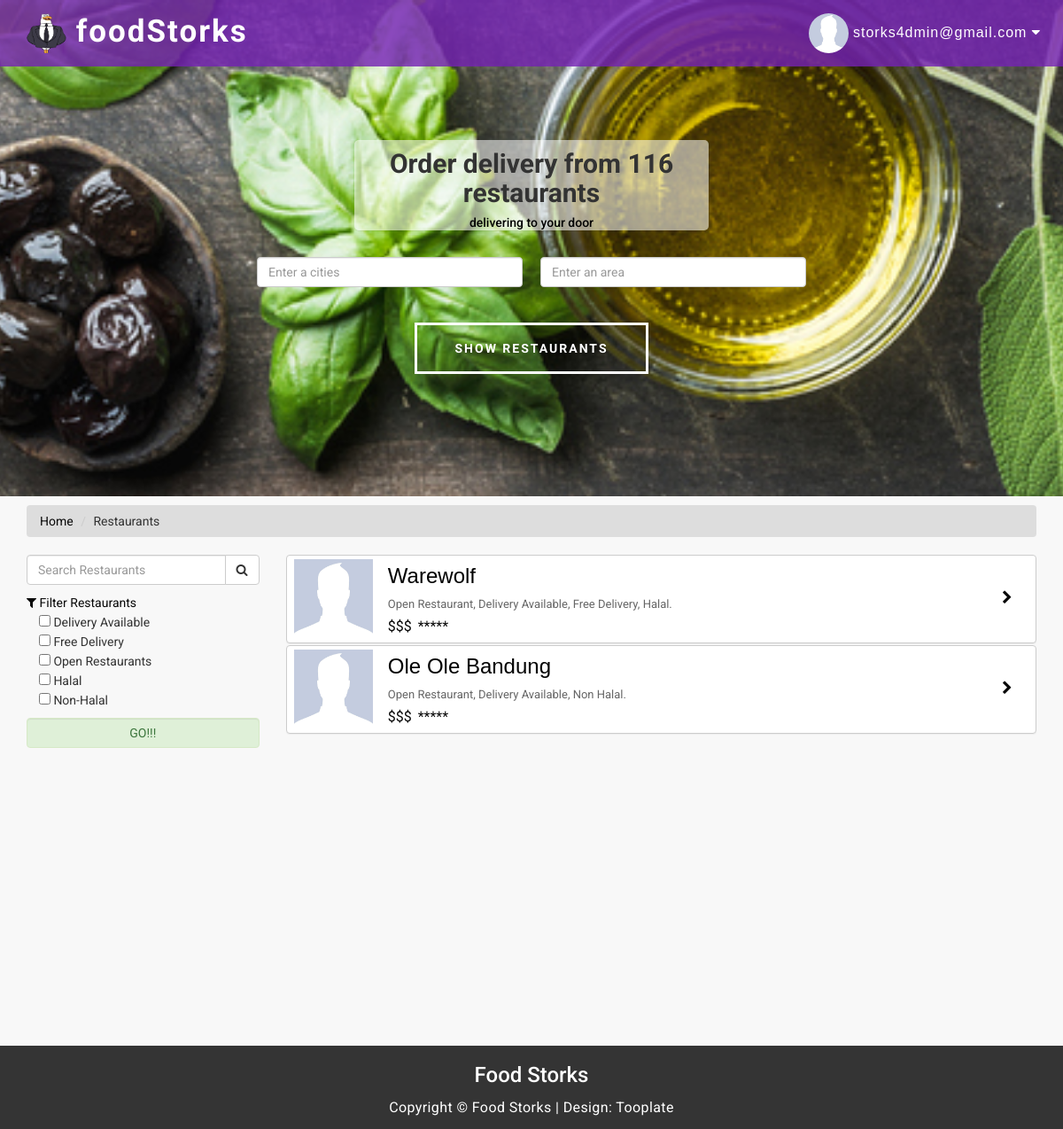
Screenshot of /search.php (signed in) with the database file from the repository.
### tables this page shows
CREATE TABLE `restaurant` (
  `rest_id` int(11) NOT NULL,
  `rest_name` varchar(50) NOT NULL,
  `rest_owner` int(11) NOT NULL,
  `rest_rate` int(11) NOT NULL,
  `total_rate` varchar(50) NOT NULL,
  `rest_address` varchar(50) NOT NULL,
  `rest_postcode` varchar(10) NOT NULL,
  `rest_city` varchar(50) NOT NULL,
  `rest_state` varchar(50) NOT NULL,
  `rest_contact` varchar(20) NOT NULL,
  `open` int(11) NOT NULL,
  `delivery` int(11) NOT NULL,
  `delivery_fee` float(10,2) NOT NULL,
  `halal` int(11) NOT NULL,
  `non_halal` int(11) NOT NULL,
  `start1` time NOT NULL,
  `start2` time NOT NULL,
  `start3` time NOT NULL,
  `start4` time NOT NULL,
  `start5` time NOT NULL,
  `start6` time NOT NULL,
  `start7` time NOT NULL,
  `end1` time NOT NULL,
  `end2` time NOT NULL,
  `end3` time NOT NULL,
  `end4` time NOT NULL,
  `end5` time NOT NULL,
  `end6` time NOT NULL,
  `end7` time NOT NULL
);

### search.php (the view, shortened to what this page needs)
<?php
include("header.php");
include_once("session.php");
if(!isset($_SESSION['email'])){
	include("navbar1.php");
	include("login_signup.php");
} else {
	include("navbar.php");
}
?>
<section id="search" class="parallax-section">
  <div class="container">
    <div class="row">
      <div class="col-md-12 col-sm-12"><center>
      	<div class="panel panel-title" style="width:400px; background-color: rgba(255, 255, 255, 0.55);border: 0px solid transparent; border-radius: 5px;">
            <h2>Order delivery from 116 restaurants</h2>
            <h5>delivering to your door</h5>
        </div></center>
        <br>
        <center>
          <form action="search.php" method="get">
            <table>
              <tr>
                <td width="300px" ><input class="form-control" type="text" width="100%" name="state" placeholder="Enter a cities" value="<?php echo $_GET['state']?>" required></td>
                <td width="20"></td>
                <td width="300px" ><input class="form-control" type="text" width="100%" name="city" placeholder="Enter an area" value="<?php echo $_GET['city']?>" required></td>
              </tr>
              <tr>
                <td colspan="3"><center>
                    <input type="submit" value="SHOW RESTAURANTS" class="smoothScroll btn btn-default">
                  </center></td>
              </tr>
            </table>
        </center>
      </div>
    </div>
  </div>
</section>
<div class="container" style="min-height:600px">
<ul class="breadcrumb">
  <li><a href="index.php">Home</a></li>
  <li>Restaurants</li>
</ul>
  <div class="row">
    <nav class="col-sm-3" id="myScrollspy">
      <ul class="nav nav-pills nav-stacked" data-spy="affix" data-offset-top="440">
            <div class="input-group custom-search-form">
              <input type="search" class="form-control" name="search" placeholder="Search Restaurants" />
              <span class="input-group-btn">
              <button class="btn btn-default" type="submit"> <i class="fa fa-search"></i> </button>
              </span> </div>
        	<a><i class="fa fa-filter"></i>
             Filter Restaurants
            </a><br />
            <input type="checkbox" name="delivery" value="1" <?php if(isset($_GET['delivery'])) echo "checked='checked'"; ?> />
        	Delivery Available
            <br />
            <input type="checkbox" name="free_delivery" value="0.00" <?php if(isset($_GET['free_delivery'])) echo "checked='checked'"; ?> />
        	Free Delivery
            <br />
            <input type="checkbox" name="open" value="1" <?php if(isset($_GET['open'])) echo "checked='checked'"; ?> />
        	Open Restaurants
            <br />
            <input type="checkbox" name="halal" value="1" <?php if(isset($_GET['halal'])) echo "checked='checked'"; ?> />
        	Halal
            <br />
            <input type="checkbox" name="non_halal" value="1" <?php if(isset($_GET['non_halal'])) echo "checked='checked'"; ?> />
        	Non-Halal
            <p></p><input class="form-control alert-success" type="submit" value="GO!!!" />
      </ul>
    </nav>
    <div class="col-sm-9">
		<?php
			include('connect.php');
            $clauses=array();
            $where = !empty( $clauses ) ? ' where '.implode(' and ',$clauses ) : '';
            $sql = "SELECT * FROM `restaurant` " . $where;
            if(isset($sql)){
                 $result = mysqli_query($conn,$sql);
				 if($result->num_rows === 0){
					 echo '<center>
					 		<h4>Oops, no restaurants found with your current filter settings!</h4>
					 					Please check our restaurant offerings below:
							</center><br/><br/><br/><br/><br/><br/>  ';
					 $result2 = mysqli_query($conn,"SELECT * FROM `restaurant` WHERE rest_state = '{$_GET['state']}' AND rest_city = '{$_GET['city']}' LIMIT 30");
					while($rows2=mysqli_fetch_array($result2)){
						?>
						<a href="restaurant.php<?php echo '?rest_id='.$rows2['rest_id']; ?>" style="text-decoration:none" >
							<div class="panel panel-success">
                            	<table width="100%">
                                	<tr>
                                        <td  height="4">
                                        </td>
                                    </tr>
                                	<tr>
                                    	<td width="1%"></td>
                                    	<td rowspan="3" width="10%">
                                        	<img src="images/default_profile.jpg" height="89px" width="89px" />
                                        </td>
                                        <td width="2%"></td>
                                    	<td>
                                        	<font color="#000000" size="+2" face="Trebuchet MS, Arial, Helvetica, sans-serif"><?php echo $rows2['rest_name']; ?></font>
                                        </td>
                                        <td rowspan="3" width="5%">
                                             <i class="fa fa-chevron-right fa-fw"></i>
                                        </td>
                                    </tr>
                                    <tr>
                                    	<td width="1%"></td>
                                    	<td width="2%"></td>
                                    	<td><font color="#666666" size="-1">
                                        	<?php
												if($rows2['open'] == 1){
													echo 'Open Restaurant,  ';
												}
												if($rows2['delivery'] == 1){
													echo 'Delivery Available,  ';
													if($rows2['delivery_fee'] == "0.00"){
														echo 'Free Delivery,  ';
													}
												}
												if($rows2['halal'] == 1){
													echo 'Halal.';
												}
												if($rows2['non_halal'] == 1){
													echo 'Non Halal.';
												}
											?></font>
                                        </td>
                                    </tr>
                                    <tr>
                                    	<td width="1%"></td>
                                    	<td width="2%"></td>
                                    	<td>
                                        	<table>
                                            	<tr>
                                                	<td>
                                                    	$$$
                                                    </td>
                                                    <td width="10%">
                                                    </td>
                                                    <td>
                                                    	*****
                                                    </td>
                                                </tr>
                                            </table>
                                        </td>
                                    </tr>
                                </table>
                           </div>
						</a>
						<?php
					 }
				 }else{
					 while($rows=mysqli_fetch_array($result)){
						?>
						<a href="restaurant.php<?php echo '?rest_id='.$rows['rest_id']; ?>" style="text-decoration:none" >
							<div class="panel panel-success">
                            	<table width="100%">
                                	<tr>
                                        <td  height="4">
                                        </td>
                                    </tr>
                                	<tr>
                                    	<td width="1%"></td>
                                    	<td rowspan="3" width="10%">
                                        	<img src="images/default_profile.jpg" height="89px" width="89px" />
                                        </td>
                                        <td width="2%"></td>
                                    	<td>
                                        	<font color="#000000" size="+2" face="Trebuchet MS, Arial, Helvetica, sans-serif"><?php echo $rows['rest_name']; ?></font>
                                        </td>
                                        <td rowspan="3" width="5%">
                                             <i class="fa fa-chevron-right fa-fw"></i>
                                        </td>
                                    </tr>
                                    <tr>
                                    	<td width="1%"></td>
                                    	<td width="2%"></td>
                                    	<td><font color="#666666" size="-1">
                                        	<?php
												if($rows['open'] == 1){
													echo 'Open Restaurant,  ';
												}
												if($rows['delivery'] == 1){
													echo 'Delivery Available,  ';
													if($rows['delivery_fee'] == "0.00"){
														echo 'Free Delivery,  ';
													}
												}
												if($rows['halal'] == 1){
													echo 'Halal.';
												}
												if($rows['non_halal'] == 1){
													echo 'Non Halal.';
												}
											?></font>
                                        </td>
                                    </tr>
                                    <tr>
                                    	<td width="1%"></td>
                                    	<td width="2%"></td>
                                    	<td>
                                        	<table>
                                            	<tr>
                                                	<td>
                                                    	$$$
                                                    </td>
                                                    <td width="10%">
                                                    </td>
                                                    <td>
                                                    	*****
                                                    </td>
                                                </tr>
                                            </table>
                                        </td>
                                    </tr>
                                </table>
							</div>
						</a>
						<?php
					 }
				 }
            }
        ?>
    </div>
  </div>
</div>
<?php include("footer.php") ?>

### header.php (shortened to what this page needs)
<!DOCTYPE html>
<html lang="en">
<head>
<link rel="stylesheet" href="css1/bootstrap.min.css">
<link rel="stylesheet" href="css1/animate.min.css">
<link rel="stylesheet" href="css1/font-awesome.min.css">
<link rel="stylesheet" href="css1/nivo-lightbox.css">
<link rel="stylesheet" href="css1/nivo_themes/default/default.css">
<link rel="stylesheet" href="css1/style.css">
<link href="dist/css/sb-admin-2.css" rel="stylesheet">
<link rel="stylesheet" href="http://netdna.bootstrapcdn.com/font-awesome/4.2.0/css/font-awesome.min.css">
<link href="http://www.cssscript.com/wp-includes/css/sticky.css" rel="stylesheet" type="text/css">
</head>
<body data-spy="scroll" data-target="#myScrollspy" data-offset="50">

### navbar.php (shortened to what this page needs)
<section class="navbar navbar-default navbar-fixed-top" role="navigation">
  <div class="container">
    <div class="navbar-header">
      <a href="index.php" class="navbar-brand"><img src = "images/logo.png"  height = "100%" ><img> foodStorks</a> </div>
    <div class="collapse navbar-collapse">
      <ul class="nav navbar-nav navbar-right">
        <li class="dropdown"> <a class="dropdown-toggle" data-toggle="dropdown" href="#">
          <?php
			 	include("connect.php");
				$query = mysqli_query($conn,"select picture,id from users where email = '".$_SESSION['email']."'")or die(mysql_error());
				$row=mysqli_fetch_array($query);
				if($row[0] != NULL){
					?>
          <img width="45px" src=" <?php echo $row[0]; ?>" alt="User Avatar" class="img-circle" />
          <?php
				} else {
					?>
          <img width="45px" src="images/default_profile.jpg" alt="User Avatar" class="img-circle" />
          <?php
				}
			?>
          <?php echo $_SESSION['email'] ?> <i class="fa fa-caret-down"></i> </a>
        </li>
      </ul>
    </div>
  </div>
</section>

### footer.php (shortened to what this page needs)
<section id="copyright">
  <div class="container">
    <div class="row">
      <div class="col-md-12 col-sm-12">
        <h3>Food Storks</h3>
        <p>Copyright © Food Storks
          | Design: <a rel="nofollow" href="http://www.tooplate.com" target="_parent">Tooplate</a></p>
      </div>
    </div>
  </div>
</section>
</body>
</html>

### css1/style.css (style rules this page uses)
body { background: #ededed; font-family: 'Roboto', sans-serif; font-weight: 400; position: relative; }
p { color: #848484; font-weight: 400; font-size: 16px; letter-spacing: 0.4px; line-height: 28px; }
.parallax-section { background-attachment: fixed !important; background-size: cover !important; }
.navbar-default { background: rgba(116, 34, 179, 0.81); box-shadow: 0px 2px 8px 0px rgba(50, 50, 50, 0.04); border: none; margin-bottom: 0; }
.navbar-brand, .navbar-nav li a { line-height: 28px; }
.navbar-default .navbar-brand { color: #ffffff; font-size: 35px; font-weight: bold; letter-spacing: 2px; }
.navbar-default .navbar-nav li a { font-size: 16px; font-family:Verdana, Geneva, sans-serif; letter-spacing: 1px; }
#search { background: url('../images/search-bg.jpg') 50% 0 repeat-y fixed; -webkit-background-size: cover; background-size: cover; background-position: center; color: #ffffff; display: -webkit-box; display: -webkit-flex; display: -ms-flexbox; display: flex; -webkit-box-align: center; -webkit-align-items: center; -ms-flex-align: center; align-items: center; height: 70vh; text-align: center; }
#search h2 { font-style: normal; color:#333; font-weight: bold; padding-top: 10px; }
#search h5 { color: #000; font-family: inherit; }
#search .btn { background: transparent; border-radius: 0; border: 3px solid #ffffff; color: #ffffff; font-weight: bold; letter-spacing: 2px; padding: 16px 42px; margin-top: 40px; transition: all 0.4s ease-in-out; }
#copyright { background: #343434; color: #ffffff; text-align: center; }
#copyright p { color: #ffffff; }
#copyright a { color: #ffffff; }

### search.php (style rules this page uses)
div.col-sm-9 div { height: 100px; font-size: 16px; }

### rows the page displays
restaurant: rest_name "Warewolf", open "Open Restaurant,", delivery "Delivery Available,", halal "Halal."
restaurant: rest_name "Ole Ole Bandung", open "Open Restaurant,", delivery "Delivery Available,", non_halal "Non Halal."

### other values shown
$_SESSION['email'] "storks4dmin@gmail.com"
